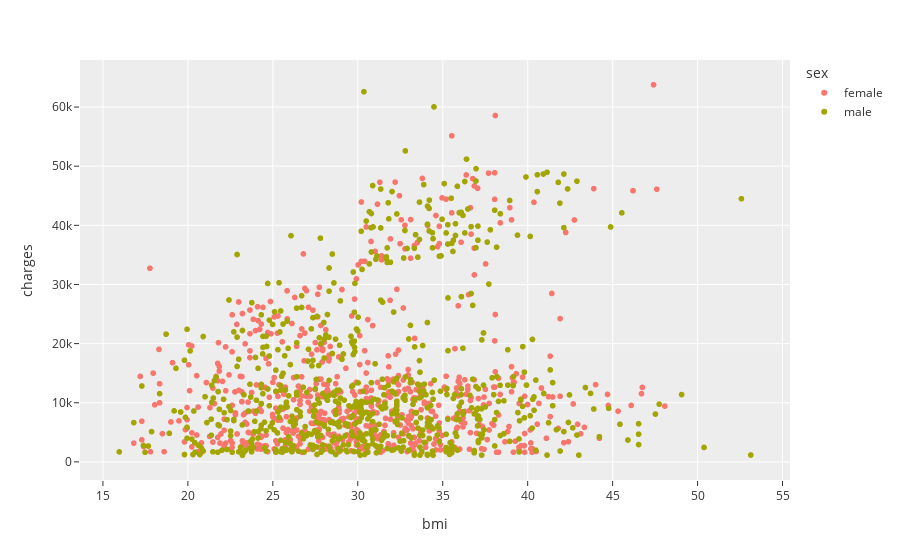

The notebook cell saved with this chart:
### Code cell
px.scatter(x = 'bmi', y = 'charges', color = 'sex', data_frame = df, template = 'ggplot2')

### Figure 1 — Plotly figure (JSON) as saved in the notebook; plotly's stock layout.template omitted (floating-point values rounded to 4 significant figures; data arrays with more than 128 entries replaced by an {"elided": "..."} marker saying what was removed)
{"data": [{"hovertemplate": "sex=female<br>bmi=%{x}<br>charges=%{y}<extra></extra>", "legendgroup": "female", "marker": {"color": "#F8766D", "symbol": "circle"}, "mode": "markers", "name": "female", "showlegend": true, "type": "scattergl", "x": {"elided": "662 float values"}, "xaxis": "x", "y": {"elided": "662 float values"}, "yaxis": "y"}, {"hovertemplate": "sex=male<br>bmi=%{x}<br>charges=%{y}<extra></extra>", "legendgroup": "male", "marker": {"color": "#A3A500", "symbol": "circle"}, "mode": "markers", "name": "male", "showlegend": true, "type": "scattergl", "x": {"elided": "676 float values"}, "xaxis": "x", "y": {"elided": "676 float values"}, "yaxis": "y"}], "layout": {"legend": {"title": {"text": "sex"}, "tracegroupgap": 0}, "margin": {"t": 60}, "xaxis": {"anchor": "y", "domain": [0, 1], "title": {"text": "bmi"}}, "yaxis": {"anchor": "x", "domain": [0, 1], "title": {"text": "charges"}}}}
